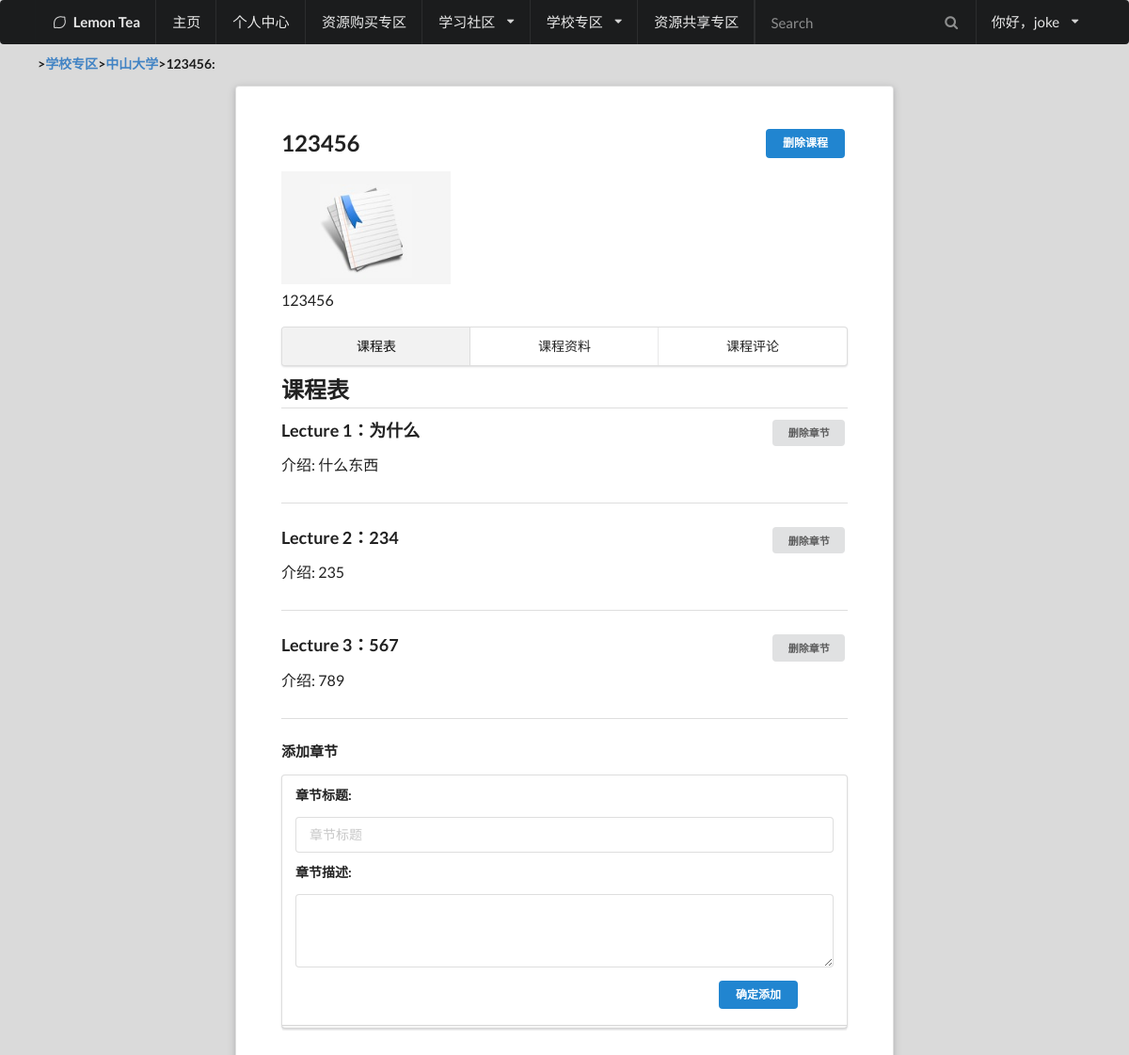
/college/1/course/6/ (signed in), run on the app's committed database.
### LemonApp/models.py (models this page shows, shortened)
class Account(AbstractUser):
    face = models.ImageField("头像", upload_to="UserPhoto/", null=True, default="UserPhoto/default.png")
    permission = models.IntegerField("权限类型", default=0) #数值越大权限越高,1为普通用户,2为学生,3为老师,10为管理员
    college_id = models.IntegerField("所属大学", default=-1)
    card_number = models.CharField("学号或教工号", max_length=50, default="-1")
    class Meta:
        db_table = "Account"

class College(models.Model):
    name = models.CharField("大学名字", max_length=100)
    english_name = models.CharField("英文名字", max_length=100)
    image = models.ImageField("大学图片", upload_to="CollegePhoto/", null=True, default="CollegePhoto/default.png")
    description = models.TextField("大学介绍")
    class Meta:
        db_table = "College"

class Course(models.Model):
    college_id = models.ForeignKey(College, on_delete=models.CASCADE)
    creator_id = models.ForeignKey(Account, on_delete=models.CASCADE)
    course_order = models.IntegerField("课程编号", null=True)
    course_identifier = models.CharField("课程号", max_length=50)
    title = models.CharField("课程名称", max_length=50)
    image = models.ImageField("课程图片", upload_to="CoursePhoto/", null=True, default="CoursePhoto/default.png")
    description = models.TextField("课程介绍")
    teacher = models.CharField("授课老师", max_length=50)
    class Meta:
        unique_together = ("id", "college_id", "creator_id")
        db_table = "Course"

class ChapterList(models.Model):
    course_id = models.ForeignKey(Course, on_delete=models.CASCADE)
    chapter_order = models.IntegerField("章节编号")
    title = models.CharField("章节标题", max_length=50)
    description = models.TextField("章节介绍")
    class Meta:
        unique_together = ("id", "course_id")
        db_table = "ChapterList"

### LemonApp/views.py (the view)
# urls.py: url(r'^college/[0-9]+/course/[0-9]+/$', views.course, name="course"),
def course(request):
	college_list = College.objects.all()
	error_type = tips(request)
	if error_type > 0:
		return render(request,'tips.html', locals())
	path = request.path
	URL_list = path.split('/')
	college_id = int(URL_list[2])
	college = College.objects.filter(id=college_id)[0]
	course_id = int(URL_list[4])
	course = Course.objects.filter(id=course_id)[0]
	chapter_list = ChapterList.objects.filter(course_id=course).order_by("chapter_order")
	ppt_list = []
	for chapter in chapter_list:
		temp_list = PPTList.objects.filter(chapter_id=chapter).order_by("ppt_order")
		ppt_list.extend(temp_list)
	comment_list = CourseComment.objects.filter(course_id=course).order_by("comment_order")
	return render(request,'course.html', locals())

### LemonApp/templates/course.html (shortened to what this page needs)
{% load static %}
{% load humanize %}
<!DOCTYPE html>
<html>
<head>
    <link rel="stylesheet" type="text/css" href="{% static 'semantic.css' %}">
</head>
<body>
    {% include "HeaderMenu.html"%}
  <div class = "ui main container" style= "width:80rem">
    <h5 class = "ui header">><a href="/colleges/">学校专区</a>><a href="/college/{{ college.id }}/">{{ college.name }}</a>>{{ course.title }}:</h5>
      <div class="ui raised very padded text container segment" style= "width:75rem">
        {% if request.user.permission >= 10 %}
          <h2 class="ui header">{{ course.title }}<a class="tiny ui primary button" href="delete_course/" style="float:right">删除课程</a></h2>
        {% elif course.creator_id.id == request.user.id %}
          <h2 class="ui header">{{ course.title }}<a class="tiny ui primary button" href="delete_course/" style="float:right">删除课程</a></h2>
        {% endif %}
        <img src= "/LemonApp/media/{{ course.image }}" style="height:120px;width:180px;object-fit:cover;"></a>
        <p>
          {{ course.description }}
        </p>
      <div class="ui three item stackable tabs menu">
        <a class="active item" data-tab="introduction">课程表</a>
        <a class="item" data-tab="material">课程资料</a>
        <a class="item" data-tab="disscus">课程评论</a>
      </div>
      <div class="ui active tab" data-tab="introduction">
        <div class="ui main container">
          <h2 class="ui dividing header">课程表</h2>
          <div class="introduction">
            {% for chapter in chapter_list %}
              <h3 class="ui header">Lecture {{ chapter.chapter_order }}：{{ chapter.title }}
              {% if request.user.permission >= 10 %}
                <a class="mini ui button" href="chapter/{{ chapter.id }}/delete_chapter/" style="float:right">删除章节</a>
              {% elif course.creator_id.id == request.user.id %}
                <a class="mini ui button" href="chapter/{{ chapter.id }}/delete_chapter/" style="float:right">删除章节</a>
              {% endif %}
              </h3>
              <p>介绍: {{ chapter.description }}</p>
            <div class="ui dividing header"></div>
            {% endfor %}
            {% if request.user.permission >= 10 %}
              <h4>添加章节</h4>
              <form action="add_chapter/" method="post" class="ui large form">
                {% csrf_token %}
                <div class="ui stacked segment">
                  <div class="field">
                      <h5 class="ui header">章节标题:</h5>
                      <input type="text" name="title" placeholder="章节标题" maxlength="20" required id="title" />
                  </div>
                  <div class="field">
                      <h5 class="ui header">章节描述:</h5>
                      <textarea name="description" cols="40" rows="3" placeholder="章节描述" maxlength="200" required id="description">
  </textarea>
                  </div>
                  <button class="tiny ui primary submit button" style="margin-left:450px">确定添加</button>
                </div>
                <div class="ui error message"></div>
              </form>
            {% elif course.creator_id.id == request.user.id %}
              <h4>添加章节</h4>
              <form action="add_chapter/" method="post" class="ui large form">
                <div class="ui stacked segment">
                  <div class="field">
                      <h5 class="ui header">章节标题:</h5>
                      <input type="text" name="title" placeholder="章节标题" maxlength="20" required id="title" />
                  </div>
                  <div class="field">
                      <h5 class="ui header">章节描述:</h5>
                      <textarea name="description" cols="40" rows="3" placeholder="章节描述" maxlength="200" required id="description">
  </textarea>
                  </div>
                  <button class="tiny ui primary submit button" style="margin-left:450px">确定添加</button>
                </div>
              </form>
            {% endif %}
          </div>
        </div>
      </div>
</body>
</html>

### LemonApp/templates/HeaderMenu.html (shortened to what this page needs)
    <div class="ui inverted large head main menu ">
        <div class="ui  container">
            <div class="header item"><i class= "lemon icon"></i>Lemon Tea</div>
            <a href="/" class="item">主页</a>
            <a class="item" href="/identity/">个人中心</a>
            <a class="item" href="/shop/">资源购买专区</a>
            <div class="ui dropdown item" tabindex="0">
                学习社区<i class="dropdown icon"></i>
            </div>
            <div class="ui dropdown item" tabindex="0"><a href="/colleges/">
                学校专区</a><i class="dropdown icon"></i>
            </div>
            <a class="item" href="/share/">资源共享专区</a>
            <div class="right menu">
                <div class="item">
                    <div class="ui transparent inverted icon input">
                        <i class="search icon"></i>
                        <input type="text" placeholder="Search">
                    </div>
                </div>
                {% if request.user.id %}
                   <div class="ui dropdown item" tabindex="0">
                        你好，{{ request.user.username }}<i class="dropdown icon"></i>
                    </div>
                {% else %}
                    <a class="item" href="login">登录</a>
                    <a class="item" href="signup">注册</a>
                {% endif %}
            </div>
        </div>
    </div>

### LemonApp/templates/course.html (style rules this page uses)
body { background-color: #DADADA; }

### data on the page
Account: user.username "joke"
College: name "中山大学"
Course: title "123456", image (placeholder picture), description "123456"
ChapterList: chapter_order "1", title "为什么", description "什么东西"
ChapterList: chapter_order "2", title "234", description "235"
ChapterList: chapter_order "3", title "567", description "789"
